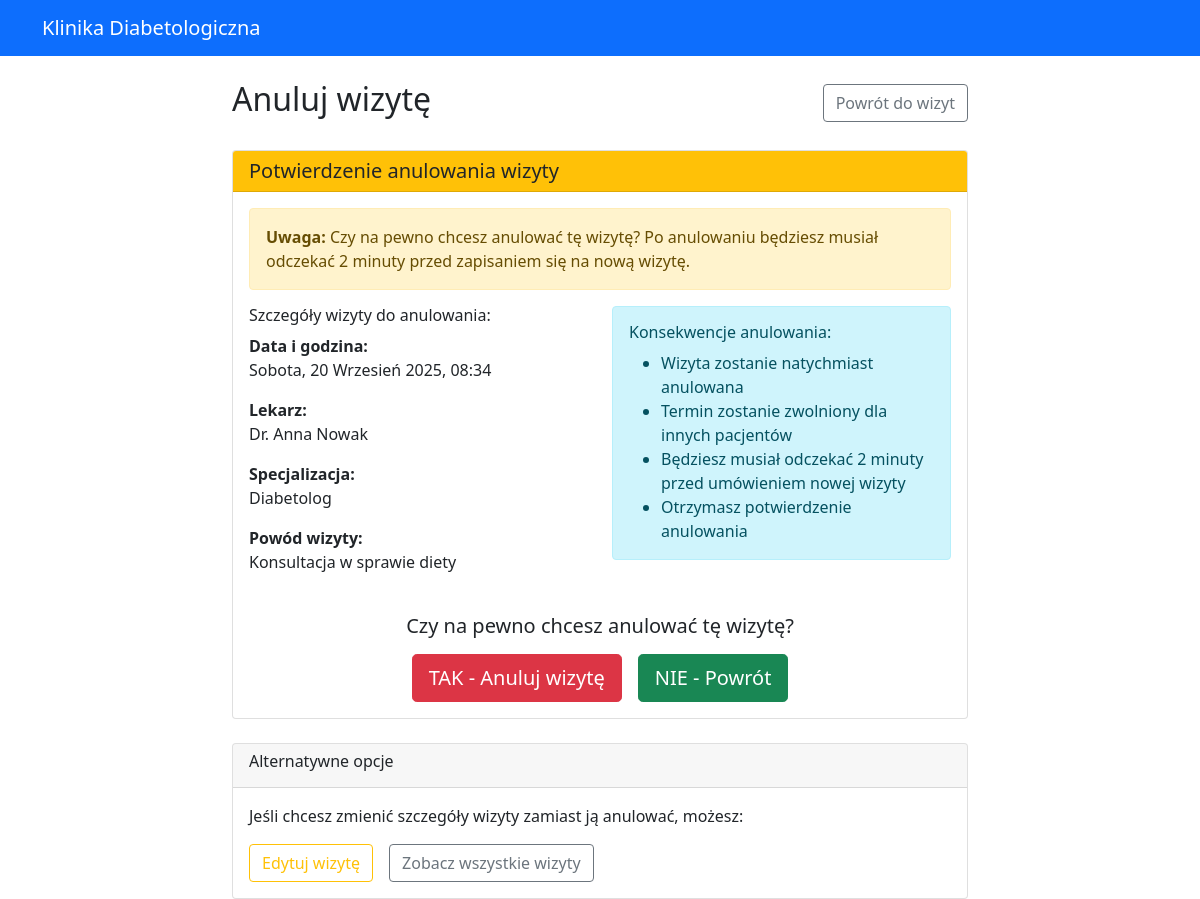
Page /appointments/cancel/5/ (signed in) on the earlier database version.
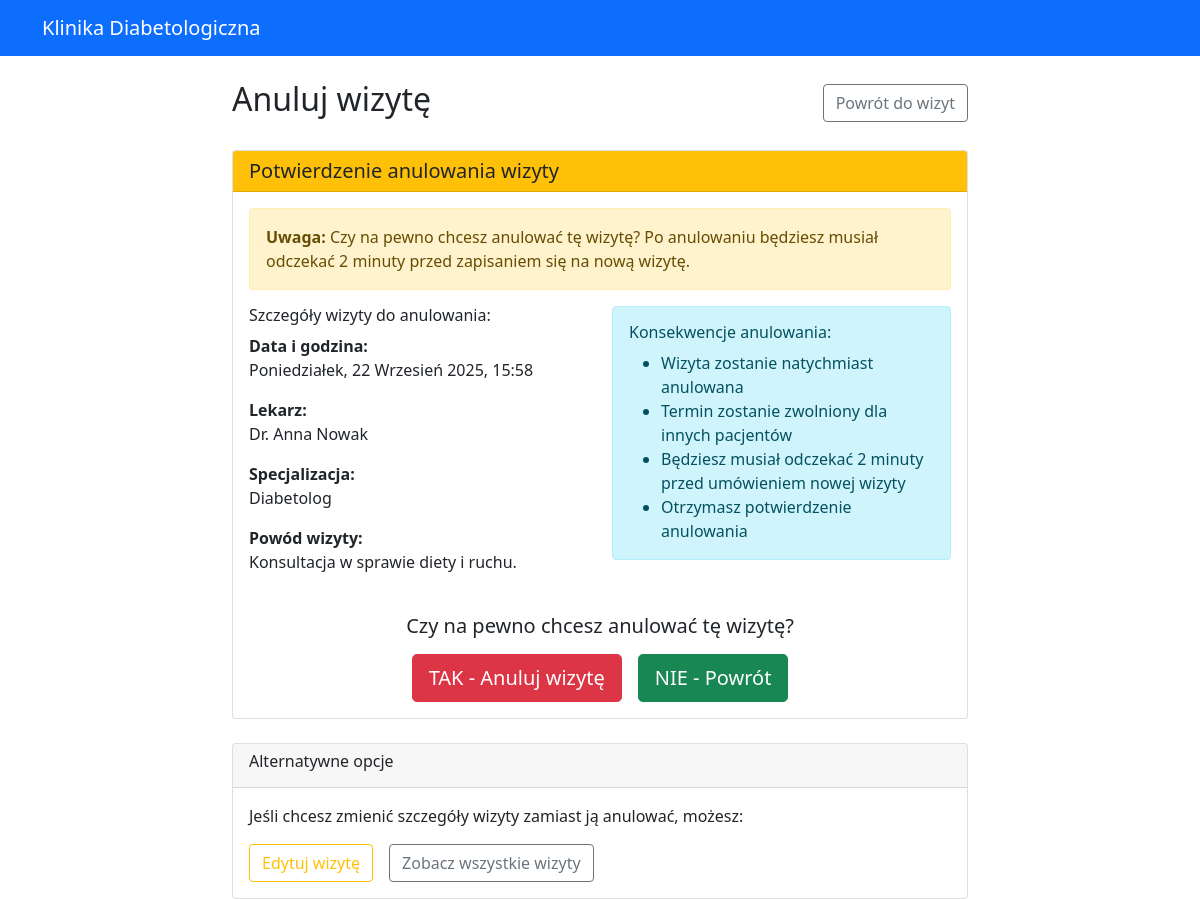
Same page on the later database version.
### appointments/models.py (models this page shows, shortened)
class Appointment(models.Model):
    STATUS_CHOICES = [
        ('scheduled', 'Zaplanowana'),
        ('completed', 'Zakończona'),
        ('cancelled', 'Anulowana'),
        ('no_show', 'Niestawiennictwo'),
    ]
    patient = models.ForeignKey(Patient, on_delete=models.CASCADE, related_name='appointments')
    doctor = models.ForeignKey(Doctor, on_delete=models.CASCADE, related_name='appointments')
    appointment_date = models.DateTimeField()
    status = models.CharField(max_length=15, choices=STATUS_CHOICES, default='scheduled')
    reason = models.CharField(max_length=200, help_text="Powód wizyty")
    notes = models.TextField(blank=True, help_text="Notatki z wizyty")
    duration_minutes = models.PositiveIntegerField(default=30)
    created_at = models.DateTimeField(auto_now_add=True)
    updated_at = models.DateTimeField(auto_now=True)
    class Meta:
        ordering = ['-appointment_date']
        verbose_name = "Wizyta"
        verbose_name_plural = "Wizyty"

### doctors/models.py (models this page shows, shortened)
class Doctor(models.Model):
    user = models.OneToOneField(settings.AUTH_USER_MODEL, on_delete=models.CASCADE, related_name='doctor_profile')
    license_number = models.CharField(max_length=20, unique=True)
    specialization = models.CharField(
        max_length=50,
        choices=[
            ('endocrinologist', 'Endokrynolog'),
            ('diabetologist', 'Diabetolog'),
            ('internal_medicine', 'Internista'),
            ('family_medicine', 'Lekarz rodzinny'),
        ]
    )
    years_of_experience = models.PositiveIntegerField()
    office_address = models.TextField()
    consultation_fee = models.DecimalField(max_digits=6, decimal_places=2)
    working_hours_start = models.TimeField()
    working_hours_end = models.TimeField()
    working_days = models.CharField(
        max_length=20,
        choices=[
            ('mon-fri', 'Poniedziałek-Piątek'),
            ('mon-sat', 'Poniedziałek-Sobota'),
            ('tue-thu', 'Wtorek-Czwartek'),
        ],
        default='mon-fri'
    )
    education = models.TextField()
    certifications = models.TextField(blank=True)
    bio = models.TextField(blank=True)
    is_accepting_patients = models.BooleanField(default=True)
    created_at = models.DateTimeField(auto_now_add=True)
    updated_at = models.DateTimeField(auto_now=True)
    class Meta:
        verbose_name = "Lekarz"
        verbose_name_plural = "Lekarze"

### authentication/models.py (models this page shows, shortened)
class User(AbstractUser):
    USER_TYPE_CHOICES = (
        ('patient', 'Pacjent'),
        ('doctor', 'Lekarz'),
    )
    user_type = models.CharField(
        max_length=10,
        choices=USER_TYPE_CHOICES,
        default='patient'
    )
    phone_number = models.CharField(max_length=15, blank=True)
    def is_patient(self):
        return self.user_type == 'patient'

### appointments/views.py (the view, shortened to what this page needs)
# urls.py: path('cancel/<int:appointment_id>/', views.cancel_appointment, name='cancel_appointment'),
@login_required
def cancel_appointment(request, appointment_id):
    if not request.user.is_patient():
        messages.error(request, 'Tylko pacjenci mogą anulować swoje wizyty.')
        return redirect('authentication:login')
    appointment = get_object_or_404(
        Appointment,
        id=appointment_id,
        patient=request.user.patient_profile,
        status='scheduled'  # Only allow cancellation of scheduled appointments
    )
    if appointment.appointment_date <= timezone.now():
        messages.error(request, 'Nie można anulować wizyty z przeszłości.')
        return redirect('appointments:upcoming')
    context = {
        'appointment': appointment,
        'title': 'Anuluj wizytę',
    }
    return render(request, 'appointments/cancel_appointment.html', context)

### appointments/templates/appointments/cancel_appointment.html (shortened to what this page needs)
{% extends 'authentication/base.html' %}
{% block content %}
<div class="row justify-content-center">
    <div class="col-md-8">
        <div class="d-flex justify-content-between align-items-center mb-4">
            <h2>Anuluj wizytę</h2>
            <a href="{% url 'appointments:upcoming' %}" class="btn btn-outline-secondary">Powrót do wizyt</a>
        </div>
        <div class="card mb-4">
            <div class="card-header bg-warning text-dark">
                <h5 class="mb-0">
                    Potwierdzenie anulowania wizyty
                </h5>
            </div>
            <div class="card-body">
                <div class="alert alert-warning">
                    <strong>Uwaga:</strong> Czy na pewno chcesz anulować tę wizytę?
                    Po anulowaniu będziesz musiał odczekać 2 minuty przed zapisaniem się na nową wizytę.
                </div>
                <div class="row">
                    <div class="col-md-6">
                        <h6>Szczegóły wizyty do anulowania:</h6>
                        <p><strong>Data i godzina:</strong><br>
                           {{ appointment.appointment_date|date:"l, j F Y, H:i" }}</p>
                        <p><strong>Lekarz:</strong><br>
                           Dr. {{ appointment.doctor.user.first_name }} {{ appointment.doctor.user.last_name }}</p>
                        <p><strong>Specjalizacja:</strong><br>
                           {{ appointment.doctor.get_specialization_display }}</p>
                        <p><strong>Powód wizyty:</strong><br>
                           {{ appointment.reason }}</p>
                    </div>
                    <div class="col-md-6">
                        <div class="alert alert-info">
                            <h6> Konsekwencje anulowania:</h6>
                            <ul class="mb-0">
                                <li>Wizyta zostanie natychmiast anulowana</li>
                                <li>Termin zostanie zwolniony dla innych pacjentów</li>
                                <li>Będziesz musiał odczekać 2 minuty przed umówieniem nowej wizyty</li>
                                <li>Otrzymasz potwierdzenie anulowania</li>
                            </ul>
                        </div>
                    </div>
                </div>
                <form method="post" class="mt-4">
                    <div class="text-center">
                        <h5 class="mb-3">Czy na pewno chcesz anulować tę wizytę?</h5>
                        <div class="d-grid gap-2 d-md-flex justify-content-md-center">
                            <button type="submit" name="confirm_cancellation" value="yes"
                                    class="btn btn-danger btn-lg me-md-2">
                                 TAK - Anuluj wizytę
                            </button>
                            <button type="submit" name="confirm_cancellation" value="no"
                                    class="btn btn-success btn-lg">
                                 NIE - Powrót
                            </button>
                        </div>
                    </div>
                </form>
            </div>
        </div>
        <div class="card">
            <div class="card-header">
                <h6>Alternatywne opcje</h6>
            </div>
            <div class="card-body">
                <p>Jeśli chcesz zmienić szczegóły wizyty zamiast ją anulować, możesz:</p>
                <div class="d-grid gap-2 d-md-flex justify-content-md-start">
                    <a href="{% url 'appointments:edit_appointment' appointment.id %}"
                       class="btn btn-outline-warning me-md-2">
                         Edytuj wizytę
                    </a>
                    <a href="{% url 'appointments:upcoming' %}"
                       class="btn btn-outline-secondary">
                         Zobacz wszystkie wizyty
                    </a>
                </div>
            </div>
        </div>
    </div>
</div>
{% endblock %}

Differences in the rows shown:
changed Appointment "Anna": appointment_date "Sobota, 20 Wrzesień 2025, 08:34" → "Poniedziałek, 22 Wrzesień 2025, 15:58"; reason "Konsultacja w sprawie diety" → "Konsultacja w sprawie diety i ruchu."
